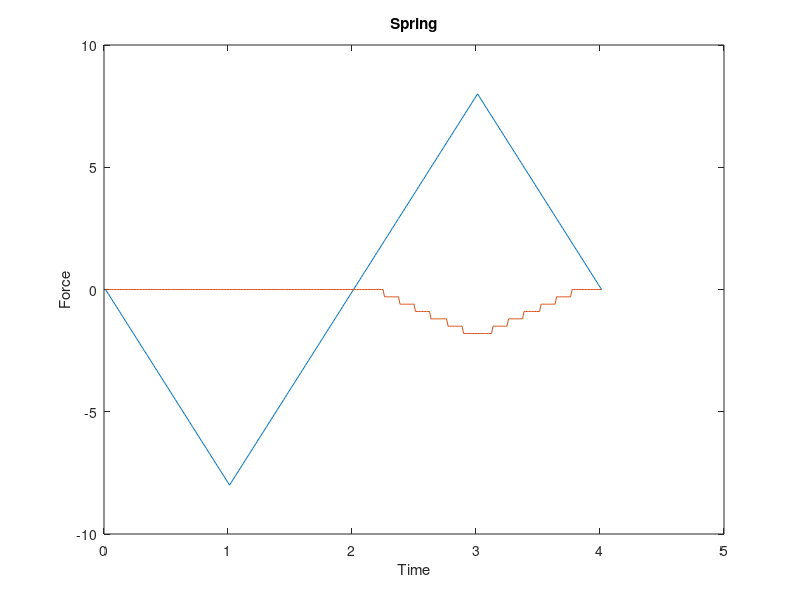

This chart was generated by the following MATLAB code:
load k0_03.txt;
[n,p] = size(k0_03);
t = 1:n;
t = t*0.0125;
k0_03(:,2) = k0_03(:,2)*10;
plot(t,k0_03),
xlabel('Time'), ylabel('Force')
title('Spring');
